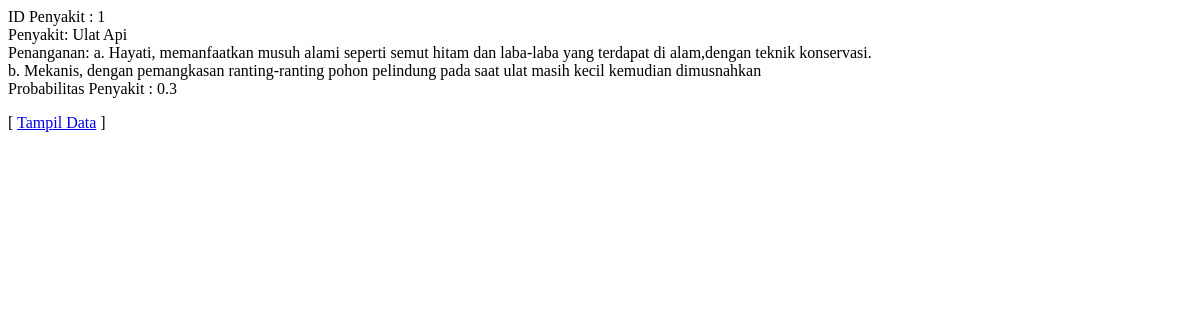
Before: /admin/detail_penyakit.php?id=1 with the older database file.
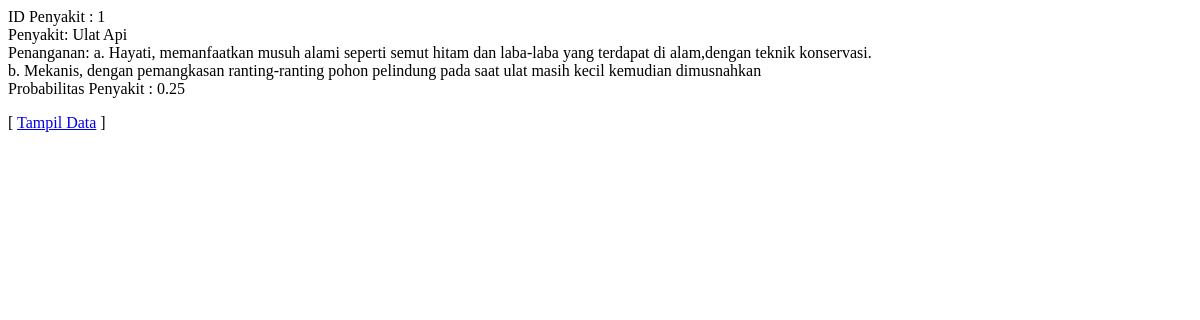
After: the same page with the newer database file.
### tables this page shows
CREATE TABLE `penyakit` (
  `idPenyakit` int(11) NOT NULL,
  `Penyakit` varchar(500) NOT NULL,
  `Penanganan` text NOT NULL,
  `Probabilitas_penyakit` double NOT NULL
);

### admin/detail_penyakit.php (the view, shortened to what this page needs)
<?php
$sql   = "SELECT * FROM Penyakit WHERE idPenyakit = ".$_GET['id'];
$hasil = mysql_query($sql) or exit("Error query : <b>".$sql."</b>.");
$data  = mysql_fetch_assoc($hasil);
echo "ID Penyakit : ".$data['idPenyakit'];
echo "Penyakit: ".$data['Penyakit'];
echo "Penanganan: ".$data['Penanganan'];
echo "Probabilitas Penyakit : ".$data['Probabilitas_penyakit'];
?>
 <p>[ <a href="index.php?page=tampil_penyakit">Tampil Data</a> ] </p>

Changed rows visible on the page:
changed penyakit "Ulat Api": Probabilitas_penyakit "0.3" → "0.25"
